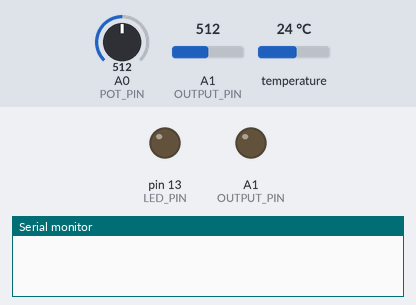
This sketch was run on a simulated Arduino Uno, built with avr-gcc and run on an emulated ATmega328P. Parts: output pins drawn as LEDs (lit = HIGH), the last lines printed to the serial monitor. The inputs (shaded band) are chosen by the test bench; at power-on: A0 (POT_PIN) = 512, A1 (OUTPUT_PIN) = 512, temperature 24 °C.

Above: at 0.1 s.
At 1.8 s:
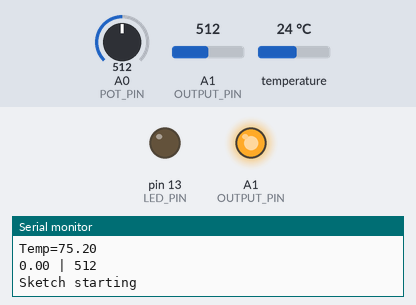
Timing chart, 0 to 3.3 s (numbered marks = the images above):
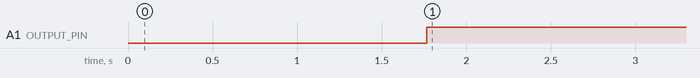

The sketch:

BasicTempControl.ino
```cpp
/*
   AutoPID BasicTempControl Example Sketch

   This program reads a dallas temperature probe as input, potentiometer as setpoint,
   drives an analog output.It lights an LED when the temperature has reached the setpoint.
*/

#include <AutoPID.h>
#include <DallasTemperature.h>
#include <OneWire.h>

//pins
#define POT_PIN A0
#define OUTPUT_PIN A1
#define TEMP_PROBE_PIN 2
#define LED_PIN 13

#define TEMP_READ_DELAY 1000 //can only read digital temp sensor every ~750ms

//pid settings and gains
#define OUTPUT_MIN 0
#define OUTPUT_MAX 255
#define KP .12
#define KI .0003
#define KD 0

double temperature, setPoint, outputVal;

OneWire oneWire(TEMP_PROBE_PIN);
DallasTemperature temperatureSensors(&oneWire);

//input/output variables passed by reference, so they are updated automatically
AutoPID myPID(&temperature, &setPoint, &outputVal, OUTPUT_MIN, OUTPUT_MAX, KP, KI, KD);

unsigned long lastTempUpdate; //tracks clock time of last temp update

//call repeatedly in loop, only updates after a certain time interval returns true if update happened
bool updateTemperature()
{
  if ((millis() - lastTempUpdate) > TEMP_READ_DELAY) {
    temperature = temperatureSensors.getTempFByIndex(0); //get temp reading
    Serial.print("Temp="); Serial.println(temperature);
    Serial.print(setPoint); Serial.print(" | "); Serial.println(analogRead(A1));
    lastTempUpdate = millis();
    temperatureSensors.requestTemperatures(); //request reading for next time
    return true;
  }
  return false;
}

void setup()
{
  Serial.begin(9600);

  pinMode(POT_PIN, INPUT);
  pinMode(OUTPUT_PIN, OUTPUT);
  pinMode(LED_PIN, OUTPUT);

  temperatureSensors.begin();
  temperatureSensors.requestTemperatures();
  while (!updateTemperature()) {} //wait until temp sensor updated
  Serial.println("Sketch starting");

  //if temperature is more than 4 degrees below or above setpoint, OUTPUT will be set to min or max respectively
  myPID.setBangBang(5);
  //set PID update interval to 4000ms
  myPID.setTimeStep(2000);
}

void loop()
{
  updateTemperature();
  setPoint = analogRead(POT_PIN);
  myPID.run(); //call every loop, updates automatically at certain time interval

  analogWrite(OUTPUT_PIN, outputVal);
  digitalWrite(LED_PIN, myPID.atSetPoint(1)); //light up LED when we're at setpoint +-1 degree
}
```

Measured:
- by itself, A1 (OUTPUT_PIN): LOW → HIGH at 1.8 s
